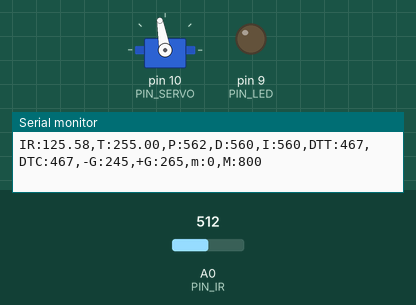
A sketch run on a simulated Arduino Uno, built with avr-gcc and run on an emulated ATmega328P. On the bench: servo, output pins drawn as LEDs (lit = HIGH), the last lines printed to the serial monitor. The inputs (shaded band) are chosen by the test bench; at power-on: A0 (PIN_IR) = 512.

Above: at 1.06 s.
1.3 s: A0 (PIN_IR) set to 410
4.3 s: A0 (PIN_IR) set to 90
At 7.2 s:
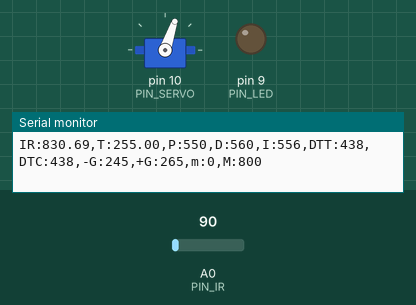
7.3 s: A0 (PIN_IR) set to 0
At 11.4 s:
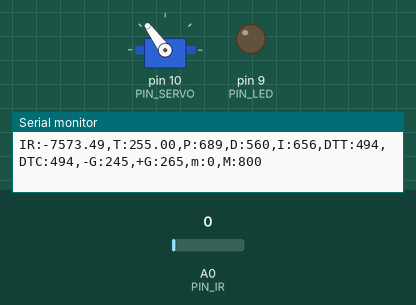
Timing chart, 0 to 12.9 s (numbered marks = the images above; inputs shaded):
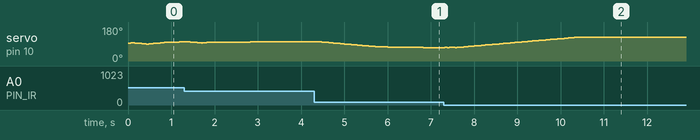

The sketch:

PID_control.ino
```cpp
#include <Servo.h>

/////////////////////////////
// Configurable parameters //
/////////////////////////////

// Arduino pin assignment
#define PIN_LED 9
#define PIN_SERVO 10
#define PIN_IR A0

// Framework setting
#define _DIST_TARGET 255
#define _DIST_MIN 100
#define _DIST_MAX 420

// Distance sensor
#define _DIST_ALPHA 0.25

// Servo range
#define _DUTY_MIN 1280
#define _DUTY_NEU 1527
#define _DUTY_MAX 1840

// Servo speed control
#define _SERVO_ANGLE 30
#define _SERVO_SPEED 70

// Event periods
#define _INTERVAL_DIST 30
#define _INTERVAL_SERVO 20
#define _INTERVAL_SERIAL 100

// PID parameters
#define _KP 0.33
#define _KD 68.8
#define _KI 0.002

//////////////////////
// global variables //
//////////////////////

// Servo instance
Servo myservo;

// Distance sensor
float dist_target;
float dist_raw, dist_ema;
float alpha;

// Event periods
unsigned long last_sampling_time_dist, last_sampling_time_servo, last_sampling_time_serial;
bool event_dist, event_servo, event_serial;

// Servo speed control
int duty_chg_per_interval;
int duty_target, duty_curr;

// PID variables
float error_curr, error_prev, control, pterm, dterm, iterm;

int a, b; // unit: mm

// Median
float dist_median;
const int n = 4;
int readindex;
float arr[n];

void setup() {
  // initialize GPIO pins for LED and attach servo
  pinMode(PIN_LED, OUTPUT);
  myservo.attach(PIN_SERVO);

  // initialize global variables
  dist_target = _DIST_TARGET;
  alpha = _DIST_ALPHA;
  dist_ema = 0;
  duty_curr = _DUTY_NEU;

  last_sampling_time_dist = 0;
  last_sampling_time_servo = 0;
  last_sampling_time_serial = 0;

  event_dist = false;
  event_servo = false;
  event_serial = false;

  // move servo to neutral position
  myservo.writeMicroseconds(_DUTY_NEU);

  //initialize variables
  dist_median = 0.0;
  readindex = 0;

  //initialize arr[]
  for (int i = 0; i < n; i++) {
    arr[i] = 0;
  }

  // initialize serial port
  Serial.begin(57600);

  a = 69;
  b = 367;

  // convert angle speed into duty change per interval
  duty_chg_per_interval = (float)(_DUTY_MAX - _DUTY_MIN) * _SERVO_SPEED / 180 * _INTERVAL_SERVO / 1000;
}

void loop() {
  /////////////////////
  // Event generator //
  /////////////////////

  unsigned long time_curr = millis();
  if (time_curr >= last_sampling_time_dist + _INTERVAL_DIST) {
    last_sampling_time_dist += _INTERVAL_DIST;
    event_dist = true;
  }
  if (time_curr >= last_sampling_time_servo + _INTERVAL_SERVO) {
    last_sampling_time_servo += _INTERVAL_SERVO;
    event_servo = true;
  }
  if (time_curr >= last_sampling_time_serial + _INTERVAL_SERIAL) {
    last_sampling_time_serial += _INTERVAL_SERIAL;
    event_serial = true;
  }

  ////////////////////
  // Event handlers //
  ////////////////////

  if (event_dist) {
    event_dist = false;
    // get a distance reading from the distance sensor
    dist_raw = ir_distance_filtered();

    // PID control logic
    error_curr = dist_target - dist_raw;
    pterm = _KP * error_curr;
    dterm = _KD * (error_curr - error_prev);
    iterm += _KI * error_curr;
    control = pterm + dterm + iterm;

    // duty_target = f(duty_neutral, control)
    duty_target = _DUTY_NEU + control;

    // Limit duty_target within the range of [_DUTY_MIN, _DUTY_MAX]
    if (duty_target < _DUTY_MIN)duty_target = _DUTY_MIN;
    if (duty_target > _DUTY_MAX)duty_target = _DUTY_MAX;

    // update error_prev
    error_prev = error_curr;
  }

  if (event_servo) {
    event_servo = false;
    // adjust duty_curr toward duty_target by duty_chg_per_interval
    if (duty_target > duty_curr) {
      duty_curr += duty_chg_per_interval;
      if (duty_curr > duty_target) duty_curr = duty_target;
    }
    else {
      duty_curr -= duty_chg_per_interval;
      if (duty_curr < duty_target) duty_curr = duty_target;
    }

    // update servo position
    myservo.writeMicroseconds(duty_curr);
  }

  if (event_serial) {
    event_serial = false;
    Serial.print("IR:");
    Serial.print(dist_raw);
    Serial.print(",T:");
    Serial.print(dist_target);
    Serial.print(",P:");
    Serial.print(map(pterm, -1000, 1000, 510, 610));
    Serial.print(",D:");
    Serial.print(map(dterm, -1000, 1000, 510, 610));
    Serial.print(",I:");
    Serial.print(map(iterm, -1000, 1000, 510, 610));
    Serial.print(",DTT:");
    Serial.print(map(duty_target, 1000, 2000, 410, 510));
    Serial.print(",DTC:");
    Serial.print(map(duty_curr, 1000, 2000, 410, 510));
    Serial.println(",-G:245,+G:265,m:0,M:800");
  }
}

float ir_distance(void) { // return value unit: mm
  float val;
  float dist_cali;
  float volt = float(analogRead(PIN_IR));
  val = ((6762.0 / (volt - 9.0)) - 4.0) * 10.0;
  dist_cali = 100 + 300.0 / (b - a) * (val - a);
  return dist_cali;
}

float ir_distance_filtered(void) { // return value unit: mm
  //float dist_prev;
  float dist_ir = ir_distance();

  // save dist_raw in the array
  arr[readindex] = dist_ir;

  // update readindex
  readindex = readindex + 1;

  if (readindex >= n) {
    readindex = 0;

    for (int i = 0; i < n; i++) { //sort
      for (int j = 0; j < n - i - 1; j++) {
        if (arr[i] > arr[i + 1]) {
          float temp = arr[i];
          arr[i] = arr[i + 1];
          arr[i + 1] = temp;
        }
      }
    }

    if (n % 2 == 1) { // return the median value
      int i = n / 2;
      dist_median = arr[i];
    }
    else {
      int i = n / 2;
      dist_median = (arr[i - 1] + arr[i]) / 2;
    }

  }
  dist_ema = _DIST_ALPHA * dist_median + (1 - _DIST_ALPHA) * dist_ema;
  return dist_ema;
}
```
